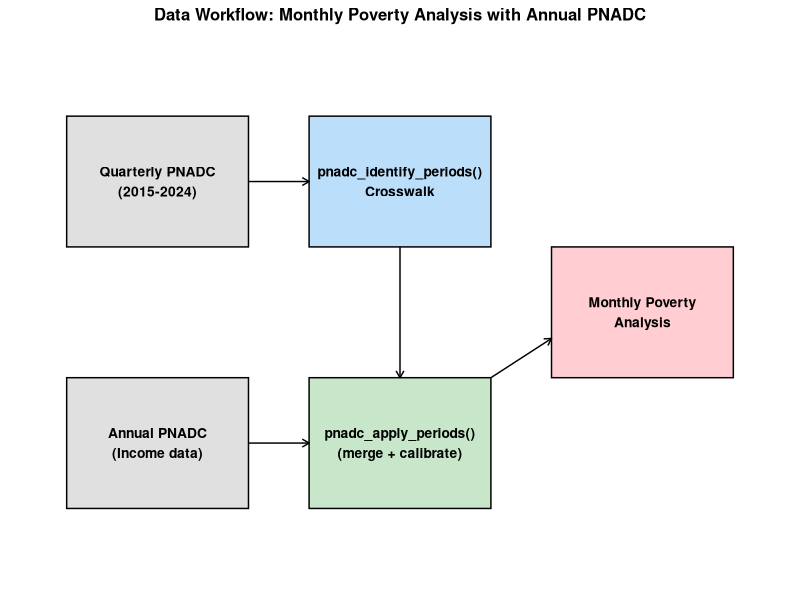

Here is the R script that generated this plot:
# Regenerate the workflow diagram with updated text
# Run this script to create the updated fig-workflow-diagram.png

library(ggplot2)

# Paths
project_dir <- "d:/Dropbox/Artigos/mensalizacao_pnad"
fig_output_dir <- file.path(project_dir, "output/vignette/figures/annual-poverty-analysis")
pkg_fig_dir <- file.path(project_dir, "PNADCperiods/vignettes/figures/annual-poverty-analysis")

# Create output directories if needed
dir.create(fig_output_dir, recursive = TRUE, showWarnings = FALSE)
dir.create(pkg_fig_dir, recursive = TRUE, showWarnings = FALSE)

# Create workflow diagram
workflow_plot <- ggplot() +
  annotate("rect", xmin = 0, xmax = 3, ymin = 2.5, ymax = 3.5,
           fill = "#e0e0e0", color = "black") +
  annotate("text", x = 1.5, y = 3, label = "Quarterly PNADC\n(2015-2024)",
           size = 3.5, fontface = "bold") +

  annotate("rect", xmin = 4, xmax = 7, ymin = 2.5, ymax = 3.5,
           fill = "#bbdefb", color = "black") +
  annotate("text", x = 5.5, y = 3, label = "pnadc_identify_periods()\nCrosswalk",
           size = 3.5, fontface = "bold") +

  annotate("rect", xmin = 0, xmax = 3, ymin = 0.5, ymax = 1.5,
           fill = "#e0e0e0", color = "black") +
  annotate("text", x = 1.5, y = 1, label = "Annual PNADC\n(Income data)",
           size = 3.5, fontface = "bold") +

  annotate("rect", xmin = 4, xmax = 7, ymin = 0.5, ymax = 1.5,
           fill = "#c8e6c9", color = "black") +
  annotate("text", x = 5.5, y = 1, label = "pnadc_apply_periods()\n(merge + calibrate)",
           size = 3.5, fontface = "bold") +

  annotate("rect", xmin = 8, xmax = 11, ymin = 1.5, ymax = 2.5,
           fill = "#ffcdd2", color = "black") +
  annotate("text", x = 9.5, y = 2, label = "Monthly Poverty\nAnalysis",
           size = 3.5, fontface = "bold") +

  # Arrows
  annotate("segment", x = 3, xend = 4, y = 3, yend = 3,
           arrow = arrow(length = unit(0.2, "cm"))) +
  annotate("segment", x = 5.5, xend = 5.5, y = 2.5, yend = 1.5,
           arrow = arrow(length = unit(0.2, "cm"))) +
  annotate("segment", x = 3, xend = 4, y = 1, yend = 1,
           arrow = arrow(length = unit(0.2, "cm"))) +
  annotate("segment", x = 7, xend = 8, y = 1.5, yend = 1.8,
           arrow = arrow(length = unit(0.2, "cm"))) +

  xlim(-0.5, 11.5) + ylim(0, 4) +
  theme_void() +
  labs(title = "Data Workflow: Monthly Poverty Analysis with Annual PNADC") +
  theme(plot.title = element_text(face = "bold", hjust = 0.5, size = 12))

# Save to output directory
ggsave(file.path(fig_output_dir, "fig-workflow-diagram.png"),
       plot = workflow_plot, width = 8, height = 4,
       dpi = 300, bg = "white")

# Copy to package vignettes folder
file.copy(file.path(fig_output_dir, "fig-workflow-diagram.png"),
          file.path(pkg_fig_dir, "fig-workflow-diagram.png"),
          overwrite = TRUE)

message("Workflow diagram regenerated successfully!")
message(sprintf("  Output: %s", file.path(fig_output_dir, "fig-workflow-diagram.png")))
message(sprintf("  Copied to: %s", file.path(pkg_fig_dir, "fig-workflow-diagram.png")))
